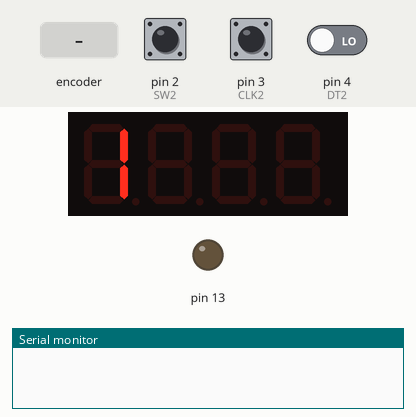
Simulated run of this sketch. Board: Arduino Uno, built with avr-gcc and run on an emulated ATmega328P. Shown: 4-digit seven-segment display, output pins drawn as LEDs (lit = HIGH), the last lines printed to the serial monitor. Inputs (shaded band) come from the test bench; at power-on: pin 2 (SW2) HIGH, pin 3 (CLK2) HIGH, pin 4 (DT2) LOW.

Above: at 2.2 s.
2.3 s: pin 2 (SW2) pulled LOW for 0.15 s
At 2.7 s:
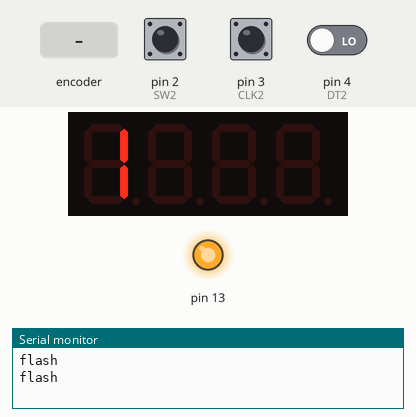
3.9 s: rotary encoder on pin 3 (CLK2) / pin 4 (DT2) turned 3 steps (first pin leading)
At 5.2 s:
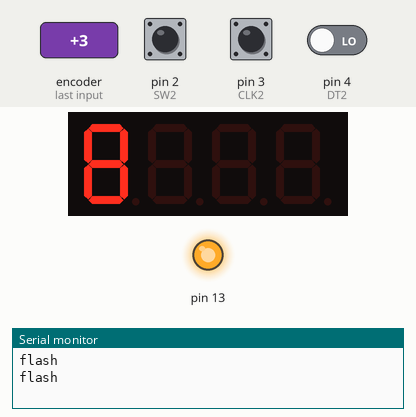
6.0 s: rotary encoder on pin 3 (CLK2) / pin 4 (DT2) turned 1 step (first pin leading)
At 7.1 s:
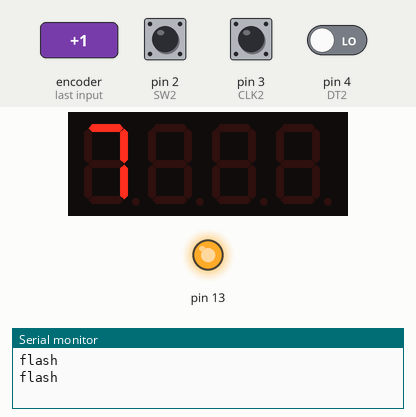
Timing chart, 0 to 9.0 s (numbered marks = the images above; inputs shaded):
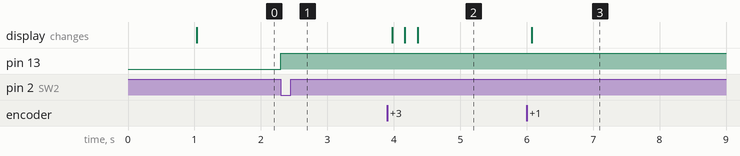

Measured:
- after the input at 2.3 s, pin 13: LOW → HIGH at once
- after the input at 3.9 s, the display: first changes after 0.08 s (image 2 shows a later state)
- after the input at 6.0 s, the display: changes after 0.08 s (image 3)

The sketch:

Day_20b.ino
```cpp
//use rotary encoder to cycle 0-9 and wrap
#include <TM1637Display.h>

// Define the display connection pins:
#define CLK 11
#define DIO 10

// Rotary Encoder Inputs
#define CLK2 3
#define DT2 4
// Switch Input
#define SW2 2

// Create display object of type TM1637Display:
TM1637Display OurDisplay = TM1637Display(CLK, DIO);

// Create array that turns all segments on:
const uint8_t data[] = {0xff, 0xff, 0xff, 0xff};

// Create array that turns all segments off:
const uint8_t blank[] = {0x00, 0x00, 0x00, 0x00};

int pw1 = 1;
int pw2 = 2;
int pw3 = 3;
int pw4 = 4;

int currentStateCLK;
int lastStateCLK;

void setup() {
  // Setup Serial Monitor
  Serial.begin(9600);

  // Set encoder pins as inputs
  pinMode(CLK2,INPUT);
  pinMode(DT2,INPUT);
  pinMode(SW2,INPUT_PULLUP);

  pinMode(13, OUTPUT);

  // Clear the display:
  OurDisplay.clear();
  delay(1000);
  OurDisplay.setBrightness(7);

  // Read the initial state of A (CLK)
  lastStateCLK = digitalRead(CLK2);

  // Call Interrupt Service Routine (ISR) updateEncoder() when any high/low change
  // is seen on A (CLK2) interrupt  (pin 2), or B (DT2) interrupt (pin 3)
  //hardware interrupts are only available on pins 2 and 3
  attachInterrupt(digitalPinToInterrupt(CLK2), updateEncoder, CHANGE);
  attachInterrupt(digitalPinToInterrupt(SW2), flash, CHANGE);
}

void loop() {
  OurDisplay.showNumberDec(pw1,true,1,0);
  delay(10);
  //Serial.println(digitalRead(SW2));
  // OurDisplay.clear();
}

//  This is our ISR which has the job of responding to interrupt events
void updateEncoder(){
  // Read the current state of CLK
  currentStateCLK = digitalRead(CLK2);

  // If last and current state of CLK are different, then a pulse occurred;
  // React to only 0->1 state change to avoid double counting
  if (currentStateCLK != lastStateCLK  && currentStateCLK == 1){

    // If the DT state is different than the CLK state then
    // the encoder is rotating CW so INCREASE counter by 1
    if (digitalRead(DT2) == currentStateCLK) {
      if(pw1 == 9){
        pw1 = 0;
      }
      else {
        pw1 ++;
      }

    } else {
      // Encoder is rotating CCW so DECREASE counter by 1
      if(pw1 == 0){
        pw1 = 9;
      }
      else {
        pw1 --;
      }
    }

    // Serial.print("Direction: ");
    // Serial.print(currentDir);
    // Serial.print(" | Counter= ");
    // Serial.println(counter);
  }

  // Remember last CLK state to use on next interrupt...
  lastStateCLK = currentStateCLK;
}

//function makes onboard LED flash when button is pushed
void flash(){
  Serial.println("flash");
  if(SW2 == HIGH){
    digitalWrite(13, LOW);
  }
  else {
    digitalWrite(13, HIGH);
  }
}
```
